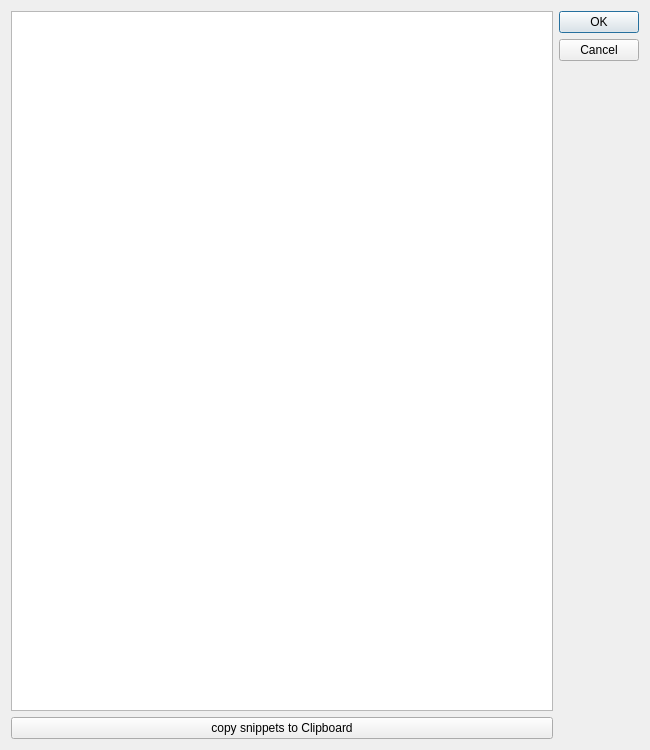
<?xml version="1.0" encoding="UTF-8"?>
<ui version="4.0">
 <class>Dialog</class>
 <widget class="QDialog" name="Dialog">
  <property name="geometry">
   <rect>
    <x>0</x>
    <y>0</y>
    <width>650</width>
    <height>750</height>
   </rect>
  </property>
  <property name="minimumSize">
   <size>
    <width>650</width>
    <height>750</height>
   </size>
  </property>
  <property name="windowTitle">
   <string>Dialog</string>
  </property>
  <layout class="QGridLayout" name="gridLayout">
   <item row="0" column="1" rowspan="2">
    <widget class="QDialogButtonBox" name="snippet_output_buttonBox">
     <property name="orientation">
      <enum>Qt::Vertical</enum>
     </property>
     <property name="standardButtons">
      <set>QDialogButtonBox::Cancel|QDialogButtonBox::Ok</set>
     </property>
    </widget>
   </item>
   <item row="1" column="0">
    <widget class="QPushButton" name="snippet_output_clipboard_button">
     <property name="text">
      <string>copy snippets to Clipboard</string>
     </property>
    </widget>
   </item>
   <item row="0" column="0">
    <widget class="QTextEdit" name="snippet_output_textedit"/>
   </item>
  </layout>
 </widget>
 <resources/>
 <connections>
  <connection>
   <sender>snippet_output_buttonBox</sender>
   <signal>accepted()</signal>
   <receiver>Dialog</receiver>
   <slot>accept()</slot>
   <hints>
    <hint type="sourcelabel">
     <x>248</x>
     <y>254</y>
    </hint>
    <hint type="destinationlabel">
     <x>157</x>
     <y>274</y>
    </hint>
   </hints>
  </connection>
  <connection>
   <sender>snippet_output_buttonBox</sender>
   <signal>rejected()</signal>
   <receiver>Dialog</receiver>
   <slot>reject()</slot>
   <hints>
    <hint type="sourcelabel">
     <x>316</x>
     <y>260</y>
    </hint>
    <hint type="destinationlabel">
     <x>286</x>
     <y>274</y>
    </hint>
   </hints>
  </connection>
 </connections>
</ui>
